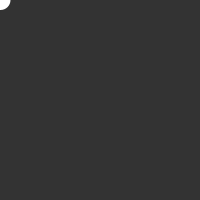
Frame 1 (no input)
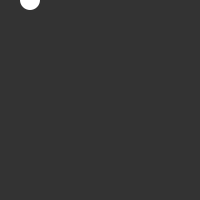
Frame 60 (the mouse pressed at the canvas centre just before this capture)
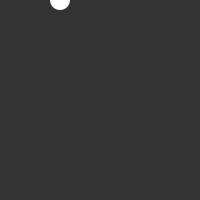
Frame 120 (the mouse held since frame 60 and released just before this capture)

The Processing sketch that drew these frames (run headless with seeded random() and noise(); from frame 60 on, the mouse is pressed at the canvas centre):

// Processing sketch: processing_108009
// ── processing_108009.pde

float x = -100;float y = 0;int valor =5;
void setup()
{
  noStroke();
  size(200,200); 
}
void draw(){
  background(51);
  funcionCuadratica();
  }
void funcionCuadratica(){
  x=x+0.5;
  if (x<100)
    fill(255);
    ellipse(x+100, y, 20, 20);
    
}
